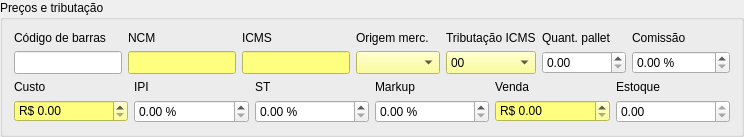
           <widget class="QGroupBox" name="groupBoxTributacao">
            <property name="title">
             <string>Preços e tributação</string>
            </property>
            <layout class="QVBoxLayout" name="verticalLayout_2">
             <item>
              <layout class="QGridLayout" name="gridLayout_11">
               <item row="2" column="0">
                <widget class="QDoubleSpinBox" name="doubleSpinBoxCusto">
                 <property name="accessibleName">
                  <string>Custo</string>
                 </property>
                 <property name="styleSheet">
                  <string notr="true">background-color: rgb(255, 255, 127);
color: rgb(0, 0, 0);</string>
                 </property>
                 <property name="showGroupSeparator" stdset="0">
                  <bool>true</bool>
                 </property>
                 <property name="prefix">
                  <string>R$ </string>
                 </property>
                 <property name="maximum">
                  <double>9999999999.000000000000000</double>
                 </property>
                </widget>
               </item>
               <item row="1" column="4">
                <widget class="QLabel" name="label_21">
                 <property name="enabled">
                  <bool>true</bool>
                 </property>
                 <property name="sizePolicy">
                  <sizepolicy hsizetype="Preferred" vsizetype="Preferred">
                   <horstretch>0</horstretch>
                   <verstretch>0</verstretch>
                  </sizepolicy>
                 </property>
                 <property name="maximumSize">
                  <size>
                   <width>16777215</width>
                   <height>16777215</height>
                  </size>
                 </property>
                 <property name="text">
                  <string>Venda</string>
                 </property>
                </widget>
               </item>
               <item row="0" column="0" colspan="6">
                <layout class="QGridLayout" name="gridLayout_8">
                 <item row="0" column="4">
                  <widget class="QLabel" name="label_30">
                   <property name="sizePolicy">
                    <sizepolicy hsizetype="Preferred" vsizetype="Preferred">
                     <horstretch>0</horstretch>
                     <verstretch>0</verstretch>
                    </sizepolicy>
                   </property>
                   <property name="maximumSize">
                    <size>
                     <width>16777215</width>
                     <height>16777215</height>
                    </size>
                   </property>
                   <property name="text">
                    <string>Origem merc.</string>
                   </property>
                   <property name="buddy">
                    <cstring>comboBoxOrigem</cstring>
                   </property>
                  </widget>
                 </item>
                 <item row="2" column="6">
                  <widget class="QDoubleSpinBox" name="doubleSpinBoxQtePallet">
                   <property name="accessibleName">
                    <string>Quant. pallet</string>
                   </property>
                   <property name="suffix">
                    <string/>
                   </property>
                   <property name="maximum">
                    <double>9999999999.000000000000000</double>
                   </property>
                  </widget>
                 </item>
                 <item row="2" column="5">
                  <widget class="QComboBox" name="comboBoxCST">
                   <property name="sizePolicy">
                    <sizepolicy hsizetype="Preferred" vsizetype="Preferred">
                     <horstretch>0</horstretch>
                     <verstretch>0</verstretch>
                    </sizepolicy>
                   </property>
                   <property name="minimumSize">
                    <size>
                     <width>84</width>
                     <height>0</height>
                    </size>
                   </property>
                   <property name="maximumSize">
                    <size>
                     <width>16777215</width>
                     <height>16777215</height>
                    </size>
                   </property>
                   <property name="toolTip">
                    <string>&lt;html&gt;&lt;head/&gt;&lt;body&gt;&lt;p&gt;&lt;span style=&quot; font-family:'sans-serif'; font-weight:600;&quot;&gt;TABELA B - TRIBUTAÇÃO PELO ICMS &lt;/span&gt;&lt;/p&gt;&lt;ul style=&quot;margin-top: 0px; margin-bottom: 0px; margin-left: 0px; margin-right: 0px; -qt-list-indent: 1;&quot;&gt;&lt;li style=&quot; margin-top:0px; margin-bottom:12px; margin-left:0px; margin-right:0px; -qt-block-indent:0; text-indent:0px;&quot;&gt;00 Tributada integralmente&lt;/li&gt;&lt;li style=&quot; margin-top:0px; margin-bottom:12px; margin-left:0px; margin-right:0px; -qt-block-indent:0; text-indent:0px;&quot;&gt;10 Tributada e com cobrança do ICMS por substituição tributária&lt;/li&gt;&lt;li style=&quot; margin-top:0px; margin-bottom:12px; margin-left:0px; margin-right:0px; -qt-block-indent:0; text-indent:0px;&quot;&gt;20 Com redução de base de cálculo&lt;/li&gt;&lt;li style=&quot; margin-top:0px; margin-bottom:12px; margin-left:0px; margin-right:0px; -qt-block-indent:0; text-indent:0px;&quot;&gt;30 Isenta ou não tributada e com cobrança do ICMS por substituição tributária&lt;/li&gt;&lt;li style=&quot; margin-top:0px; margin-bottom:12px; margin-left:0px; margin-right:0px; -qt-block-indent:0; text-indent:0px;&quot;&gt;40 Isenta&lt;/li&gt;&lt;li style=&quot; margin-top:0px; margin-bottom:12px; margin-left:0px; margin-right:0px; -qt-block-indent:0; text-indent:0px;&quot;&gt;41 Não tributada&lt;/li&gt;&lt;li style=&quot; margin-top:0px; margin-bottom:12px; margin-left:0px; margin-right:0px; -qt-block-indent:0; text-indent:0px;&quot;&gt;50 Suspensão&lt;/li&gt;&lt;li style=&quot; margin-top:0px; margin-bottom:12px; margin-left:0px; margin-right:0px; -qt-block-indent:0; text-indent:0px;&quot;&gt;51 Diferimento&lt;/li&gt;&lt;li style=&quot; margin-top:0px; margin-bottom:12px; margin-left:0px; margin-right:0px; -qt-block-indent:0; text-indent:0px;&quot;&gt;60 ICMS cobrado anteriormente por substituição tributária&lt;/li&gt;&lt;li style=&quot; margin-top:0px; margin-bottom:12px; margin-left:0px; margin-right:0px; -qt-block-indent:0; text-indent:0px;&quot;&gt;70 Com redução de base de cálculo e cobrança do ICMS por substituição tributária&lt;/li&gt;&lt;li style=&quot; margin-top:0px; margin-bottom:12px; margin-left:0px; margin-right:0px; -qt-block-indent:0; text-indent:0px;&quot;&gt;90 Outras&lt;br/&gt;&lt;/li&gt;&lt;/ul&gt;&lt;p&gt;&lt;br/&gt;&lt;/p&gt;&lt;/body&gt;&lt;/html&gt;</string>
                   </property>
                   <property name="accessibleName">
                    <string>Tributação</string>
                   </property>
                   <property name="styleSheet">
                    <string notr="true">background-color: rgb(255, 255, 127);
color: rgb(0, 0, 0);</string>
                   </property>
                   <item>
                    <property name="text">
                     <string>00</string>
                    </property>
                   </item>
                   <item>
                    <property name="text">
                     <string>10</string>
                    </property>
                   </item>
                   <item>
                    <property name="text">
                     <string>20</string>
                    </property>
                   </item>
                   <item>
                    <property name="text">
                     <string>30</string>
                    </property>
                   </item>
                   <item>
                    <property name="text">
                     <string>40</string>
                    </property>
                   </item>
                   <item>
                    <property name="text">
                     <string>41</string>
                    </property>
                   </item>
                   <item>
                    <property name="text">
                     <string>50</string>
                    </property>
                   </item>
                   <item>
                    <property name="text">
                     <string>60</string>
                    </property>
                   </item>
                   <item>
                    <property name="text">
                     <string>51</string>
                    </property>
                   </item>
                   <item>
                    <property name="text">
                     <string>70</string>
                    </property>
                   </item>
                   <item>
                    <property name="text">
                     <string>90</string>
                    </property>
                   </item>
                  </widget>
                 </item>
                 <item row="0" column="0">
                  <widget class="QLabel" name="label_11">
                   <property name="sizePolicy">
                    <sizepolicy hsizetype="Preferred" vsizetype="Preferred">
                     <horstretch>0</horstretch>
                     <verstretch>0</verstretch>
                    </sizepolicy>
                   </property>
                   <property name="maximumSize">
                    <size>
                     <width>16777215</width>
                     <height>16777215</height>
                    </size>
                   </property>
                   <property name="text">
                    <string>Código de barras</string>
                   </property>
                   <property name="buddy">
                    <cstring>lineEditCodBarras</cstring>
                   </property>
                  </widget>
                 </item>
                 <item row="0" column="3">
                  <widget class="QLabel" name="label_14">
                   <property name="sizePolicy">
                    <sizepolicy hsizetype="Preferred" vsizetype="Preferred">
                     <horstretch>0</horstretch>
                     <verstretch>0</verstretch>
                    </sizepolicy>
                   </property>
                   <property name="maximumSize">
                    <size>
                     <width>16777215</width>
                     <height>16777215</height>
                    </size>
                   </property>
                   <property name="text">
                    <string>ICMS</string>
                   </property>
                   <property name="buddy">
                    <cstring>lineEditICMS</cstring>
                   </property>
                  </widget>
                 </item>
                 <item row="0" column="2">
                  <widget class="QLabel" name="label_13">
                   <property name="sizePolicy">
                    <sizepolicy hsizetype="Preferred" vsizetype="Preferred">
                     <horstretch>0</horstretch>
                     <verstretch>0</verstretch>
                    </sizepolicy>
                   </property>
                   <property name="maximumSize">
                    <size>
                     <width>16777215</width>
                     <height>16777215</height>
                    </size>
                   </property>
                   <property name="text">
                    <string>NCM</string>
                   </property>
                   <property name="buddy">
                    <cstring>lineEditNCM</cstring>
                   </property>
                  </widget>
                 </item>
                 <item row="0" column="6">
                  <widget class="QLabel" name="label_16">
                   <property name="sizePolicy">
                    <sizepolicy hsizetype="Preferred" vsizetype="Preferred">
                     <horstretch>0</horstretch>
                     <verstretch>0</verstretch>
                    </sizepolicy>
                   </property>
                   <property name="maximumSize">
                    <size>
                     <width>16777215</width>
                     <height>16777215</height>
                    </size>
                   </property>
                   <property name="text">
                    <string>Quant. pallet</string>
                   </property>
                  </widget>
                 </item>
                 <item row="0" column="5">
                  <widget class="QLabel" name="label_15">
                   <property name="sizePolicy">
                    <sizepolicy hsizetype="Preferred" vsizetype="Preferred">
                     <horstretch>0</horstretch>
                     <verstretch>0</verstretch>
                    </sizepolicy>
                   </property>
                   <property name="maximumSize">
                    <size>
                     <width>16777215</width>
                     <height>16777215</height>
                    </size>
                   </property>
                   <property name="text">
                    <string>Tributação ICMS</string>
                   </property>
                   <property name="buddy">
                    <cstring>comboBoxCST</cstring>
                   </property>
                  </widget>
                 </item>
                 <item row="2" column="3">
                  <widget class="QLineEdit" name="lineEditICMS">
                   <property name="sizePolicy">
                    <sizepolicy hsizetype="Preferred" vsizetype="Preferred">
                     <horstretch>0</horstretch>
                     <verstretch>0</verstretch>
                    </sizepolicy>
                   </property>
                   <property name="maximumSize">
                    <size>
                     <width>16777215</width>
                     <height>16777215</height>
                    </size>
                   </property>
                   <property name="accessibleName">
                    <string>ICMS</string>
                   </property>
                   <property name="styleSheet">
                    <string notr="true">background-color: rgb(255, 255, 127);
color: rgb(0, 0, 0);</string>
                   </property>
                  </widget>
                 </item>
                 <item row="2" column="0">
                  <widget class="QLineEdit" name="lineEditCodBarras">
                   <property name="sizePolicy">
                    <sizepolicy hsizetype="Preferred" vsizetype="Preferred">
                     <horstretch>0</horstretch>
                     <verstretch>0</verstretch>
                    </sizepolicy>
                   </property>
                   <property name="minimumSize">
                    <size>
                     <width>100</width>
                     <height>0</height>
                    </size>
                   </property>
                   <property name="maximumSize">
                    <size>
                     <width>16777215</width>
                     <height>16777215</height>
                    </size>
                   </property>
                   <property name="accessibleName">
                    <string>Código de barras</string>
                   </property>
                   <property name="clearButtonEnabled">
                    <bool>true</bool>
                   </property>
                  </widget>
                 </item>
                 <item row="2" column="2">
                  <widget class="QLineEdit" name="lineEditNCM">
                   <property name="sizePolicy">
                    <sizepolicy hsizetype="Preferred" vsizetype="Preferred">
                     <horstretch>0</horstretch>
                     <verstretch>0</verstretch>
                    </sizepolicy>
                   </property>
                   <property name="minimumSize">
                    <size>
                     <width>60</width>
                     <height>0</height>
                    </size>
                   </property>
                   <property name="maximumSize">
                    <size>
                     <width>16777215</width>
                     <height>16777215</height>
                    </size>
                   </property>
                   <property name="toolTip">
                    <string>&lt;html&gt;&lt;head/&gt;&lt;body&gt;&lt;p&gt;&lt;span style=&quot; font-weight:600;&quot;&gt;NOMENCLATURA COMUM DO MERCOSUL&lt;/span&gt;&lt;/p&gt;&lt;p&gt;&lt;br/&gt;&lt;/p&gt;&lt;p&gt;&lt;span style=&quot; font-weight:600;&quot;&gt;NCM &lt;/span&gt;significa &amp;quot;&lt;span style=&quot; font-weight:600;&quot;&gt;Nomenclatura Comum do Mercosul&lt;/span&gt;&amp;quot; e trata-se de um &lt;span style=&quot; font-weight:600;&quot;&gt;código de oito dígitos&lt;/span&gt; estabelecido pelo Governo Brasileiro para&lt;span style=&quot; font-weight:600;&quot;&gt; identificar a natureza das mercadorias&lt;/span&gt; e promover o desenvolvimento do comércio internacional, além de facilitar a coleta e análise das estatísticas do comércio exterior.&lt;/p&gt;&lt;p&gt;&lt;br/&gt;&lt;/p&gt;&lt;p&gt;&lt;span style=&quot; font-weight:600;&quot;&gt;Tabela: &lt;/span&gt;&lt;/p&gt;&lt;p&gt;&lt;span style=&quot; font-weight:600;&quot;&gt;http://www.sefaz.mt.gov.br/portal/download/arquivos/Tabela_NCM.pdf&lt;/span&gt;&lt;/p&gt;&lt;/body&gt;&lt;/html&gt;</string>
                   </property>
                   <property name="whatsThis">
                    <string/>
                   </property>
                   <property name="accessibleName">
                    <string>NCM</string>
                   </property>
                   <property name="styleSheet">
                    <string notr="true">background-color: rgb(255, 255, 127);
color: rgb(0, 0, 0);</string>
                   </property>
                  </widget>
                 </item>
                 <item row="2" column="4">
                  <widget class="QComboBox" name="comboBoxOrigem">
                   <property name="sizePolicy">
                    <sizepolicy hsizetype="Preferred" vsizetype="Preferred">
                     <horstretch>0</horstretch>
                     <verstretch>0</verstretch>
                    </sizepolicy>
                   </property>
                   <property name="minimumSize">
                    <size>
                     <width>84</width>
                     <height>0</height>
                    </size>
                   </property>
                   <property name="maximumSize">
                    <size>
                     <width>16777215</width>
                     <height>16777215</height>
                    </size>
                   </property>
                   <property name="toolTip">
                    <string>&lt;html&gt;&lt;head/&gt;&lt;body&gt;&lt;p&gt;&lt;span style=&quot; font-family:'sans-serif'; font-weight:600;&quot;&gt;TABELA A - ORIGEM DA MERCADORIA&lt;/span&gt;&lt;/p&gt;&lt;p&gt;&lt;br/&gt;&lt;/p&gt;&lt;p&gt;&lt;span style=&quot; font-family:'sans-serif';&quot;&gt;0 - Nacional &lt;/span&gt;&lt;/p&gt;&lt;p&gt;&lt;span style=&quot; font-family:'sans-serif';&quot;&gt;1  - Estrangeira - Importação direta &lt;/span&gt;&lt;/p&gt;&lt;p&gt;&lt;span style=&quot; font-family:'sans-serif';&quot;&gt;2 - Estrangeira - Adquirida no mercado interno &lt;/span&gt;&lt;/p&gt;&lt;/body&gt;&lt;/html&gt;</string>
                   </property>
                   <property name="accessibleName">
                    <string>Origem</string>
                   </property>
                   <property name="styleSheet">
                    <string notr="true">background-color: rgb(255, 255, 127);
color: rgb(0, 0, 0);</string>
                   </property>
                  </widget>
                 </item>
                 <item row="2" column="7">
                  <widget class="QDoubleSpinBox" name="doubleSpinBoxComissao">
                   <property name="accessibleName">
                    <string>Comissão</string>
                   </property>
                   <property name="suffix">
                    <string> %</string>
                   </property>
                   <property name="maximum">
                    <double>9999999999.000000000000000</double>
                   </property>
                  </widget>
                 </item>
                 <item row="0" column="7">
                  <widget class="QLabel" name="label_27">
                   <property name="sizePolicy">
                    <sizepolicy hsizetype="Preferred" vsizetype="Preferred">
                     <horstretch>0</horstretch>
                     <verstretch>0</verstretch>
                    </sizepolicy>
                   </property>
                   <property name="maximumSize">
                    <size>
                     <width>16777215</width>
                     <height>16777215</height>
                    </size>
                   </property>
                   <property name="text">
                    <string>Comissão</string>
                   </property>
                  </widget>
                 </item>
                </layout>
               </item>
               <item row="2" column="5">
                <widget class="QDoubleSpinBox" name="doubleSpinBoxEstoque">
                 <property name="accessibleName">
                  <string>Estoque</string>
                 </property>
                 <property name="readOnly">
                  <bool>true</bool>
                 </property>
                 <property name="suffix">
                  <string/>
                 </property>
                 <property name="maximum">
                  <double>9999999999.000000000000000</double>
                 </property>
                </widget>
               </item>
               <item row="1" column="2">
                <widget class="QLabel" name="label_19">
                 <property name="sizePolicy">
                  <sizepolicy hsizetype="Preferred" vsizetype="Preferred">
                   <horstretch>0</horstretch>
                   <verstretch>0</verstretch>
                  </sizepolicy>
                 </property>
                 <property name="maximumSize">
                  <size>
                   <width>16777215</width>
                   <height>16777215</height>
                  </size>
                 </property>
                 <property name="text">
                  <string>ST</string>
                 </property>
                </widget>
               </item>
               <item row="1" column="3">
                <widget class="QLabel" name="label_20">
                 <property name="sizePolicy">
                  <sizepolicy hsizetype="Preferred" vsizetype="Preferred">
                   <horstretch>0</horstretch>
                   <verstretch>0</verstretch>
                  </sizepolicy>
                 </property>
                 <property name="maximumSize">
                  <size>
                   <width>16777215</width>
                   <height>16777215</height>
                  </size>
                 </property>
                 <property name="text">
                  <string>Markup</string>
                 </property>
                </widget>
               </item>
               <item row="1" column="1">
                <widget class="QLabel" name="label_18">
                 <property name="sizePolicy">
                  <sizepolicy hsizetype="Preferred" vsizetype="Preferred">
                   <horstretch>0</horstretch>
                   <verstretch>0</verstretch>
                  </sizepolicy>
                 </property>
                 <property name="maximumSize">
                  <size>
                   <width>16777215</width>
                   <height>16777215</height>
                  </size>
                 </property>
                 <property name="text">
                  <string>IPI</string>
                 </property>
                </widget>
               </item>
               <item row="2" column="3">
                <widget class="QDoubleSpinBox" name="doubleSpinBoxMarkup">
                 <property name="accessibleName">
                  <string>Markup</string>
                 </property>
                 <property name="suffix">
                  <string> %</string>
                 </property>
                 <property name="maximum">
                  <double>9999999999.000000000000000</double>
                 </property>
                </widget>
               </item>
               <item row="2" column="1">
                <widget class="QDoubleSpinBox" name="doubleSpinBoxIPI">
                 <property name="accessibleName">
                  <string>IPI</string>
                 </property>
                 <property name="suffix">
                  <string> %</string>
                 </property>
                 <property name="maximum">
                  <double>9999999999.000000000000000</double>
                 </property>
                </widget>
               </item>
               <item row="1" column="5">
                <widget class="QLabel" name="label">
                 <property name="sizePolicy">
                  <sizepolicy hsizetype="Preferred" vsizetype="Preferred">
                   <horstretch>0</horstretch>
                   <verstretch>0</verstretch>
                  </sizepolicy>
                 </property>
                 <property name="maximumSize">
                  <size>
                   <width>16777215</width>
                   <height>16777215</height>
                  </size>
                 </property>
                 <property name="text">
                  <string>Estoque</string>
                 </property>
                </widget>
               </item>
               <item row="1" column="0">
                <widget class="QLabel" name="label_17">
                 <property name="sizePolicy">
                  <sizepolicy hsizetype="Preferred" vsizetype="Preferred">
                   <horstretch>0</horstretch>
                   <verstretch>0</verstretch>
                  </sizepolicy>
                 </property>
                 <property name="maximumSize">
                  <size>
                   <width>16777215</width>
                   <height>16777215</height>
                  </size>
                 </property>
                 <property name="text">
                  <string>Custo</string>
                 </property>
                </widget>
               </item>
               <item row="2" column="2">
                <widget class="QDoubleSpinBox" name="doubleSpinBoxST">
                 <property name="accessibleName">
                  <string>ST</string>
                 </property>
                 <property name="suffix">
                  <string> %</string>
                 </property>
                 <property name="maximum">
                  <double>9999999999.000000000000000</double>
                 </property>
                </widget>
               </item>
               <item row="2" column="4">
                <widget class="QDoubleSpinBox" name="doubleSpinBoxVenda">
                 <property name="accessibleName">
                  <string>Venda</string>
                 </property>
                 <property name="styleSheet">
                  <string notr="true">background-color: rgb(255, 255, 127);
color: rgb(0, 0, 0);</string>
                 </property>
                 <property name="showGroupSeparator" stdset="0">
                  <bool>true</bool>
                 </property>
                 <property name="prefix">
                  <string>R$ </string>
                 </property>
                 <property name="suffix">
                  <string/>
                 </property>
                 <property name="maximum">
                  <double>9999999999.000000000000000</double>
                 </property>
                </widget>
               </item>
              </layout>
             </item>
            </layout>
           </widget>
